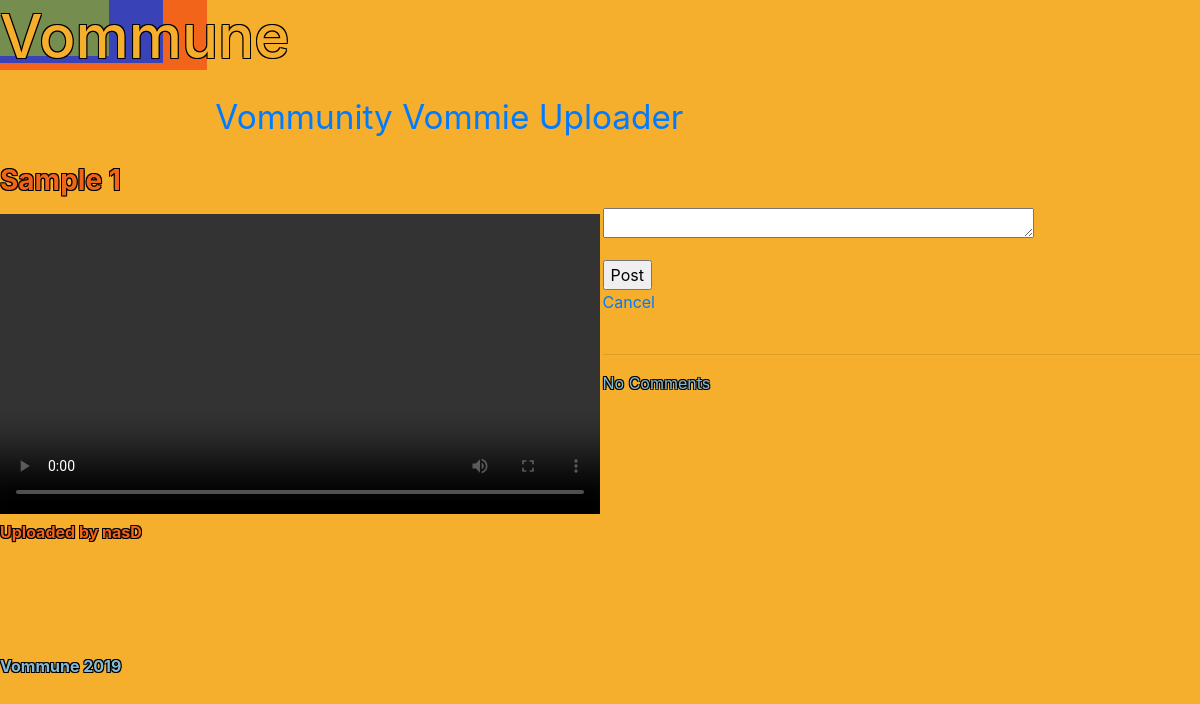
Page /videoPage/31/ on the earlier database version.
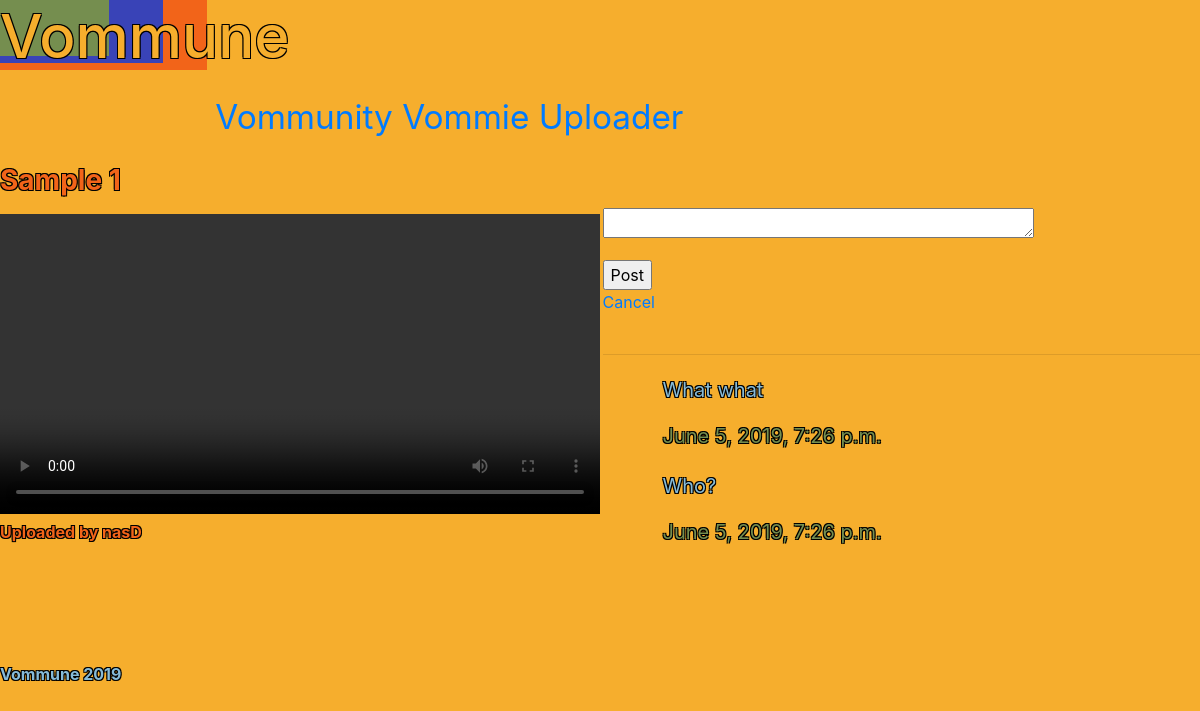
Same page on the later database version.
### Project4App/models.py (models this page shows, shortened)
class Video(models.Model):
    name = models.CharField(max_length=500, default="")
    videofile = models.FileField(upload_to='videos/', null=True, verbose_name="")
    videoForeignKey = models.ForeignKey(AccountModel, on_delete=models.SET_NULL, null=True, blank=True)

class AccountModel(models.Model):
    name = models.CharField(max_length=70, default="")
    username = models.CharField(max_length=100, default="", unique=True)
    password = models.CharField(max_length=200, default="")
    password_confirm = models.CharField(max_length=200, default="")
    accountForeignKey = models.ForeignKey(User, on_delete=models.SET_NULL, null=True, blank=True)

class CommentModel(models.Model):
    text = models.TextField(default="")
    created_date = models.DateTimeField(auto_now_add=True)
    updated_date = models.DateTimeField(auto_now=True)
    active = models.BooleanField(default=True)
    commentForeignKey = models.ForeignKey(Video, on_delete=models.CASCADE, null=True, blank=True, related_name='comments')
    commenterForeignKey = models.ForeignKey(AccountModel, on_delete=models.CASCADE, null=True, blank=True, related_name='comments')
    class Meta:
        ordering = ('created_date',)

### Project4App/views.py (the view)
# urls.py: path('videoPage/<int:id>/', views.videopage, name='videoPage'),
def videopage(request, id):
    watchvideo = get_object_or_404(Video, pk=id)
    commentform = CommentForm()
    allComments = CommentModel.objects.filter(commentForeignKey=watchvideo)
    comment = CommentForm(request.POST)
    if request.method == 'POST':
        if comment.is_valid():
            CommentModel.objects.create(text=request.POST["text"], commentForeignKey=watchvideo)
            return redirect('videoPage', id)
    context = {
        'watchvideo': watchvideo,
        'commentform': commentform,
        'comment': comment,
        'allComments': allComments
    }
    return render(request, 'Project4App/videoPage.html', context)

### Project4App/forms.py
class CommentForm(forms.ModelForm):
    class Meta:
        model = CommentModel
        fields = ['text']
        labels = {'text': ''}
        widgets = {'text': forms.Textarea(attrs={'rows': 1, 'cols': 40})}

### Project4App/templates/Project4App/videoPage.html (shortened to what this page needs)
<!DOCTYPE html>
<html lang="en">
<head>
    {% load static %}
    <link rel="stylesheet" href="{% static 'Project4App/css/bootstrap.css' %}">
    <link rel="stylesheet" href="{% static 'Project4App/css/videoPage.css' %}">
</head>
<body class="arrange bcolor3">
    <header class="bcolor2">
        <h2 class="bcolor1">
            <p class="bcolor4 color3 heading">Vommune</p>
        </h2>
    </header>
    <nav>
        {% block nav %}
        <a href="{% url 'index' %}">Vommunity</a>
        <a href="{% url 'uploadVideo' %}">Vommie Uploader</a>
        {% endblock nav %}
    </nav>
    <content>
        <div>
            <p><h3><strong class="color2">{{ watchvideo.name }}</strong></h3></p>
        </div>
        <video width='600' controls autoplay>
            <source src='{{ MEDIA_URL }}{{ watchvideo.videofile }}' type='video/mp4'>
        </video>
        <p><strong class="color2">Uploaded by {{ watchvideo.videoForeignKey.username }}</strong></p>
    </content>
    <br>
    <section>
        <div>
            <form method="POST" enctype="multipart/form-data" action="">
                {{ commentform.as_p }}
                <input type="submit" value="Post">
                <br>
                <a href=" ">Cancel</a>
            </form>
        </div>
    <br>
    <hr>
    {% if allComments %}
    {% for eachComment in allComments %}
    <div class="comment">
        <ul>
            <p class="color5 textSize1">{{ eachComment.text }}</p>
            <p class="color4 textSize1">{{ eachComment.created_date }}</p>
        </ul>
    </div>
    {% endfor %}
    {% else %}
    <p class="color5">No Comments</p>
    {% endif %}
    </section>
    <footer>
        <p><strong class="color5">Vommune 2019</strong></p>
    </footer>
</body>
</html>

### Project4App/static/Project4App/css/videoPage.css (style rules this page uses)
.arrange { display: grid; grid-template-columns: 1fr 1fr 1fr 1fr; grid-gap: 5px; }
.comment { margin: 20px 0px 20px 20px; }
.bcolor1 { background: #3943B7; width: 79%; height: 90%; }
.bcolor2 { background: #F26419; width: 23%; height: 80%; }
.bcolor3 { background: #F6AE2D; }
.bcolor4 { background: #758E4F; width: 67%; height: 88%; }
.color2 { color: #F26419; text-shadow: -1px -1px 0 #000, 1px -1px 0 #000, -1px 1px 0 #000, 1px 1px 0 #000; }
.color3 { color: #F6AE2D; text-shadow: -1px -1px 0 #000, 1px -1px 0 #000, -1px 1px 0 #000, 1px 1px 0 #000; }
.color4 { color: #758E4F; text-shadow: -1px -1px 0 #000, 1px -1px 0 #000, -1px 1px 0 #000, 1px 1px 0 #000; }
.color5 { color: #86BBD8; text-shadow: -1px -1px 0 #000, 1px -1px 0 #000, -1px 1px 0 #000, 1px 1px 0 #000; }
.heading { text-align: center; font-size: 60px; }
header { grid-column: 1/4; grid-row: 1; }
nav { grid-column: 1/4; grid-row: 2; text-align: center; font-size: 25pt; }
content { grid-column: 1/3; grid-row: 3; }
section { grid-column: 3/5; grid-row: 3; padding-top: 10%; }
footer { grid-column: 1/4; grid-row: 4; padding-top: 10%; }
.textSize1 { font-size: 15pt; }

Differences in the rows shown:
added CommentModel: text "What what", created_date "June 5, 2019, 7:26 p.m."
added CommentModel: text "Who?", created_date "June 5, 2019, 7:26 p.m."
Other differences:
text no longer shown: "No Comments"
